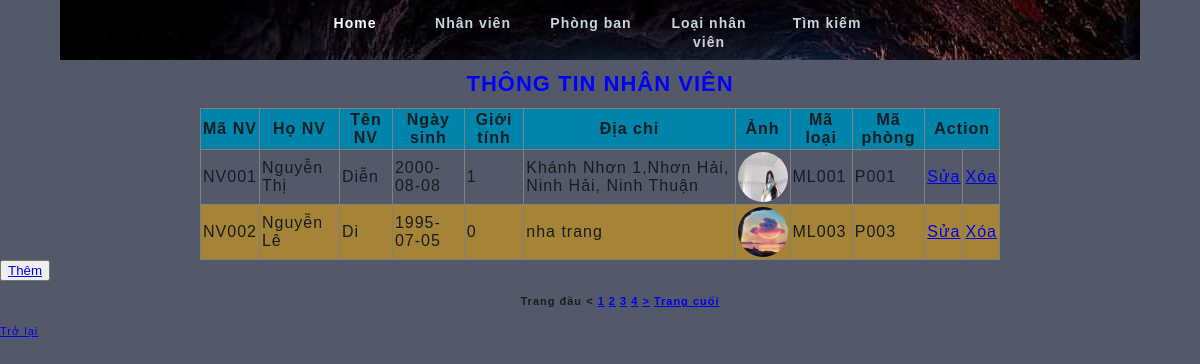
/nangcao/thongtinnv.php, run on the app's committed database.
### tables this page shows
CREATE TABLE `nhanvien` (
  `MaNV` varchar(5) NOT NULL,
  `Ho` varchar(30) NOT NULL,
  `Ten` varchar(20) NOT NULL,
  `NgaySinh` date NOT NULL,
  `GioiTinh` tinyint(4) NOT NULL,
  `DiaChi` varchar(100) NOT NULL,
  `Anh` varchar(100) NOT NULL,
  `MaLoai` varchar(5) NOT NULL,
  `MaPhong` varchar(5) NOT NULL
);

### nangcao/thongtinnv.php (the view, shortened to what this page needs)
<!DOCTYPE HTML PUBLIC "-//W3C//DTD HTML 4.01 Frameset//EN">
<html>
<head>
</head>
<body>
	<?php
	require("connect.php");
	$rowsPerPage = 2;
	$offset = ($_GET['page'] - 1) * $rowsPerPage;
	$strSQL = "SELECT * FROM nhanvien LIMIT $offset, $rowsPerPage";
	$result = mysqli_query($dbc, $strSQL);
	if (mysqli_num_rows($result) == 0) {
		echo "Chưa có dữ liệu";
	} else {
		echo "<h1 style='color: blue;' align='center'>THÔNG TIN NHÂN VIÊN</h1>
		  <table align='center' width='800' border='1' cellpadding='2' cellspacing='2'
				style='border-collapse: collapse;'>
		  	<tr style='background-color: #0084ab;' align='center'>
				<td><b>Mã NV</b></td>
                <td><b>Họ NV</b></td>
				<td><b>Tên NV</b></td>
                <td><b>Ngày sinh</b></td>
                <td><b>Giới tính</b></td>
				<td><b>Địa chỉ</b></td>
				<td><b>Ảnh</b></td>
				<td><b>Mã loại</b></td>
				<td><b>Mã phòng</b></td>
                <td colspan ='3'><b>Action</b></td>
		  	</tr>";
		$stt = 1;
		while ($row = mysqli_fetch_array($result)) {
			if ($stt % 2 != 0) {
				echo "<tr>";
				echo "<td>$row[0]</td>";
				echo "<td>$row[1]</td>";
				echo "<td>$row[2]</td>";
				echo "<td>$row[3]</td>";
				echo "<td>$row[4]</td>";
				echo "<td>$row[5]</td>"; ?>
				<td><img style='width:50px;height:50px; border-radius:50%;' src="hinh_nv/<?= $row[6]; ?>"></td>
				<?php
				echo "<td>$row[7]</td>";
				echo "<td>$row[8]</td>"; ?>
				<td><a href="edit_nv.php?id=<?php echo $row['MaNV']; ?>">Sửa</a></td>
				<td><a href="delete_nv.php?id=<?php echo $row['MaNV']; ?>" onclick="return confirm('Bạn có muốn xóa?');">Xóa</a></td>
			<?php
				echo "</tr>";
			} else {
				echo "<tr style='background-color: #ffb1007a;'>";
				echo "<td>$row[0]</td>";
				echo "<td>$row[1]</td>";
				echo "<td>$row[2]</td>";
				echo "<td>$row[3]</td>";
				echo "<td>$row[4]</td>";
				echo "<td>$row[5]</td>"; ?>
				<td><img style='width:50px;height:50px; border-radius:50%;' src="hinh_nv/<?= $row[6]; ?>"></td>
				<?php
				echo "<td>$row[7]</td>";
				echo "<td>$row[8]</td>"; ?>
				<td><a href="edit_nv.php?id=<?php echo $row['MaNV']; ?>">Sửa</a></td>
				<td><a href="delete_nv.php?id=<?php echo $row['MaNV']; ?>" onclick="return confirm('Bạn có muốn xóa?');">Xóa</a></td>
	<?php
				echo "</tr>";
			}
			$stt += 1;
		}
		echo '</table>';
		echo "<button align='center' class=\"btn btn-succes\"> <a href=\"themnv.php\">Thêm</a></button>" . "<br>";
		$re = mysqli_query($dbc, 'select * from nhanvien');
        $numRows = mysqli_num_rows($re);
        $maxPage = floor($numRows / $rowsPerPage) + 1;?>
        <div align="center">
            <ul class="pagination" stype="justify-content:center">
            <?php
                if($_GET['page']==1){
                    echo "<b class = 'page-item disabled'>
                    <span class='page-link'>Trang đầu</span></b>";
                    echo "<b class = 'page-item disabled'>
                    <span class='page-link'><</span></b>";
                }
                else {
                    $rowsPrePage = $_GET['page']-1;
                    echo "<b class = 'page-item'>
                    <a class='page-link' href='?page=1'>Trang đầu</a></b>";
                    echo "<b class = 'page-item'>
                    <a class='page-link' href='?page=$rowsPrePage'><</a></b>";
                }
                for($i=1;$i<=$maxPage;$i++){
                    if($_GET['page']==$i){
                        echo "<b class='page-item active' aria-current='page'>
                        <a class='page-link' href='?page=$i'>$i</a></b>";
                    } else {
                        echo "<b class='page-item active' aria-current='page'>
                        <a class='page-link' href='?page=$i'>$i</a></b>";
                    }
                }
                if($_GET['page']==$rowsPerPage){
                    echo "<b class = 'page-item disabled'>
                    <span class='page-link'>></span></b>";
                    echo "<b class = 'page-item disabled'>
                    <span class='page-link'>Trang cuối</span></b>";
                }
                else {
                    $nextPage = $_GET['page']+1;
                    echo "<b class = 'page-item' >
                    <a class='page-link' href='?page=$nextPage'>></a></b>";
                    echo "<b class = 'page-item'>
                    <a class='page-link' href='?page=$maxPage'>Trang cuối</a></b>";
                }
            ?>
            </ul>
            </div>
    <?php
	}
	echo "<a href=\"index.php\">Trở lại</a>";
	?>
</body>
</html>

### nangcao/style.css (style rules this page uses)
body { margin: 0; padding: 0; line-height: 1.7em; letter-spacing: 1px; font-family: Tahoma, Geneva, sans-serif; font-size: 11px; color: #161d1e; background: #545969; }
#templatemo_menu { height: 60px; background: url(hinh_nv/3.jpg) no-repeat center top; }
#templatemo_menu ul { width: 590px; margin: 0 auto; padding: 0px; list-style: none; }
#templatemo_menu ul li { padding: 0px; margin: 0px; display: inline; }
#templatemo_menu ul li a { position: relative; float: left; width: 100px; display: block; height: 35px; padding: 14px 8px 0 0; margin-right: 10px; text-align: center; font-size: 14px; text-decoration: none; color: #c9d3da; font-weight: bold; outline: none; }
#templatemo_menu ul li a span { position: absolute; width: 8px; height: 49px; left: -8px; top: 0; background: url(images/templatemo_menu_btn_left.png) no-repeat left top; }
#templatemo_menu li a:hover, #templatemo_menu li .current { color: #ffffff; background: url(images/templatemo_menu_btn__hover_right.png) no-repeat right top; }
#templatemo_menu li a:hover span, #templatemo_menu li .current span { position: absolute; width: 8px; height: 49px; left: -8px; top: 0; background: url(images/templatemo_menu_btn__hover_left.png) no-repeat left top; }

### nangcao/thongtinnv.php (style rules this page uses)
img { width: 50px; height: 50px; border-radius: 50%; -moz-border-radius: 50%; -webkit-border-radius: 50%; }

### data on the page
nhanvien: MaNV "NV001", Ho "Nguyễn Thị", Ten "Diễn", NgaySinh "2000-08-08", GioiTinh "1", DiaChi "Khánh Nhơn 1,Nhơn Hải, Ninh Hải, Ninh Thuận", Anh (picture), MaLoai "ML001", MaPhong "P001"
nhanvien: MaNV "NV002", Ho "Nguyễn Lê", Ten "Di", NgaySinh "1995-07-05", GioiTinh "0", DiaChi "nha trang", Anh (picture), MaLoai "ML003", MaPhong "P003"
